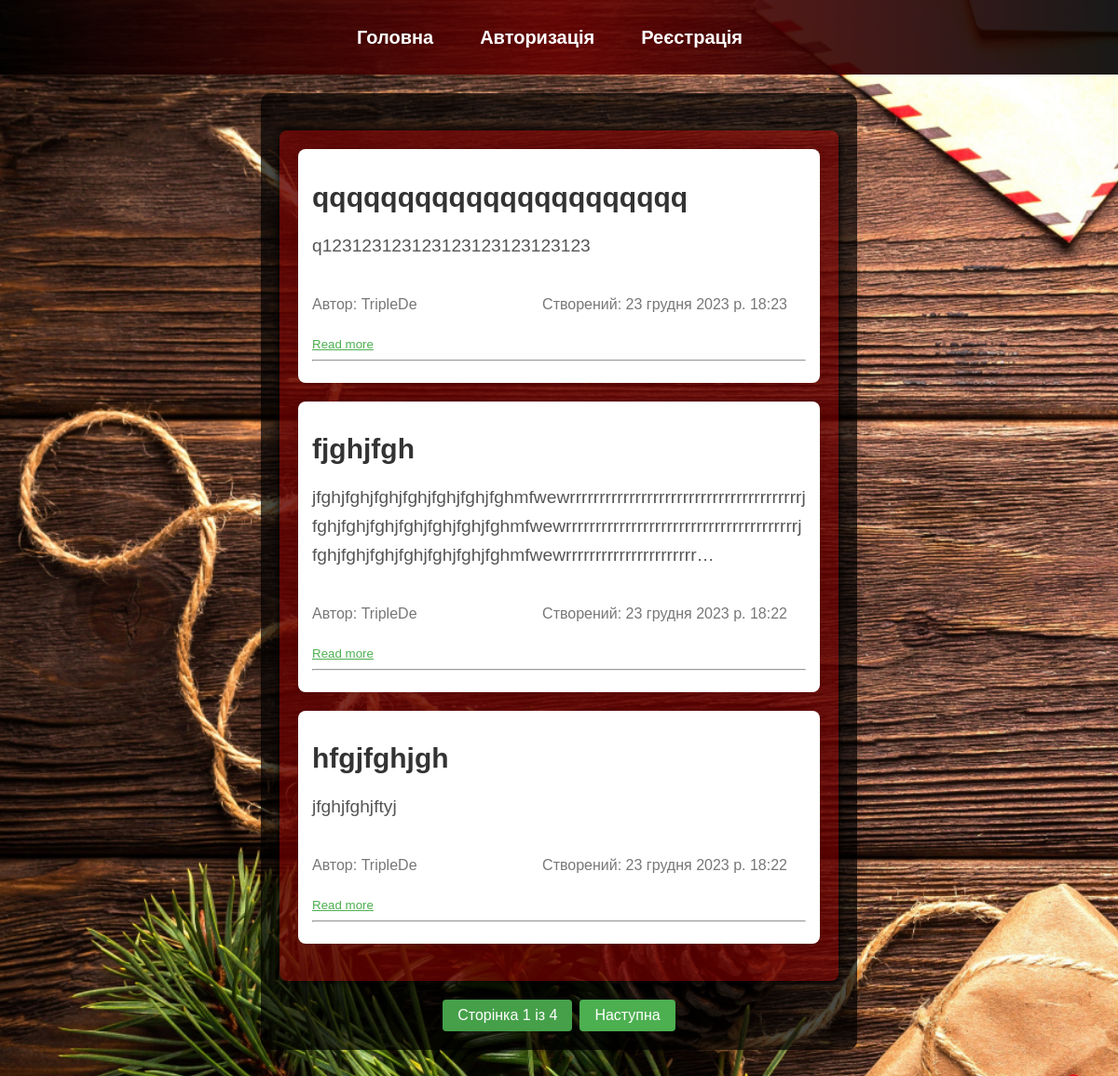
The page / on the database its author committed.
### blog/models.py (models this page shows, shortened)
class Post(models.Model):
    title = models.CharField(max_length=200)
    content = models.TextField()
    created_at = models.DateTimeField(auto_now_add=True)
    author = models.ForeignKey(User, on_delete=models.CASCADE)

### blog/views.py (the view)
# urls.py: path('', post_list, name='post_list'),
def post_list(request):
    posts_list = Post.objects.all().order_by('-created_at')
    paginator = Paginator(posts_list, 3)
    page = request.GET.get('page')
    try:
        posts = paginator.page(page)
    except PageNotAnInteger:
        posts = paginator.page(1)
    except EmptyPage:
        posts = paginator.page(paginator.num_pages)
    return render(request, 'blog/post_list.html', {'posts': posts})

### blog/templates/blog/post_list.html (shortened to what this page needs)
{% extends 'blog/base.html' %}
{% block content %}
    <div class="post-list">
        {% if posts %}
            {% for post in posts %}
                <div class="post-summary">
                    <h2><a href="{% url 'post_detail' post.id %}" class="post-title">{{ post.title }}</a></h2>
                    <p class="post-content">{{ post.content|truncatechars:200 }}</p>
                    <br>
                    <p class="post-meta">
                        <span class="post-author">Автор: {{ post.author.username }}</span>
                        <span class="post-date">Створений: {{ post.created_at }}</span>
                    </p>
                    <button class="read-more-btn" data-content="{{ post.content }}">Read more</button>
                    <hr>
                </div>
            {% endfor %}
        {% else %}
            <p>Постів на даний час немає.</p>
        {% endif %}
    </div>
    <div class="pagination">
        <span class="step-links">
            <span class="current">Сторінка {{ posts.number }} із {{ posts.paginator.num_pages }}</span>
            {% if posts.has_next %}
                <a href="?page={{ posts.next_page_number }}">Наступна</a>
            {% endif %}
        </span>
    </div>
{% endblock %}

### blog/templates/blog/post_list.html (style rules this page uses)
body { margin: 0; padding-bottom: 150px; background-color: #f5f5f5; }
.post-list { max-width: 800px; margin: 20px auto; padding: 20px; background-color: rgba(200, 0, 0, 0.4); box-shadow: 0 0 10px rgba(0, 0, 0, 1); border-radius: 8px; word-wrap: break-word; }
.post-summary { background-color: #fff; padding: 15px; border-radius: 8px; box-shadow: 0 0 10px rgba(0, 0, 0, 0.1); margin-bottom: 20px; }
.post-title { color: #333; text-decoration: none; font-size: 30px; margin-bottom: 10px; }
.post-content { font-size: 1.2em; line-height: 1.6; color: #555; margin-bottom: 10px; }
.post-meta { margin-top: 10px; color: #777; display: flex; justify-content: space-between; }
.read-more-btn { background: none; border: none; color: #4caf50; cursor: pointer; text-decoration: underline; padding: 0; margin-top: 10px; }
.post-author, .post-date { margin-right: 20px; }
.pagination { display: flex; justify-content: center; margin-top: 20px; }
.step-links { display: flex; list-style: none; padding: 0; }
.step-links a, .current { padding: 8px 16px; margin: 0 4px; text-decoration: none; background-color: #4CAF50; color: #fff; border-radius: 4px; display: inline-block; }
.current { background-color: #45a049; }

### rows shown on the page
Post: title "qqqqqqqqqqqqqqqqqqqqqq", content "q123123123123123123123123123", author.username "TripleDe", created_at "23 грудня 2023 р. 18:23"
Post: title "fjghjfgh", content "jfghjfghjfghjfghjfghjfghjfghmfwewrrrrrrrrrrrrrrrrrrrrrrrrrrrrrrrrrrrrrrrjfghjfghjfghjfghjfghjfghjfghmfwewrrrrrrrrrrrrrrrrrrrrrrrrrrrrrrrrrrrrrrrjfghjfghjfghjfghjfghjfghjfghmfwewrrrrrrrrrrrrrrrrrrrrrr…", author.username "TripleDe", created_at "23 грудня 2023 р. 18:22"
Post: title "hfgjfghjgh", content "jfghjfghjftyj", author.username "TripleDe", created_at "23 грудня 2023 р. 18:22"

### other values the page prints
{{ posts.number }} "1"
{{ posts.paginator.num_pages }} "4"
